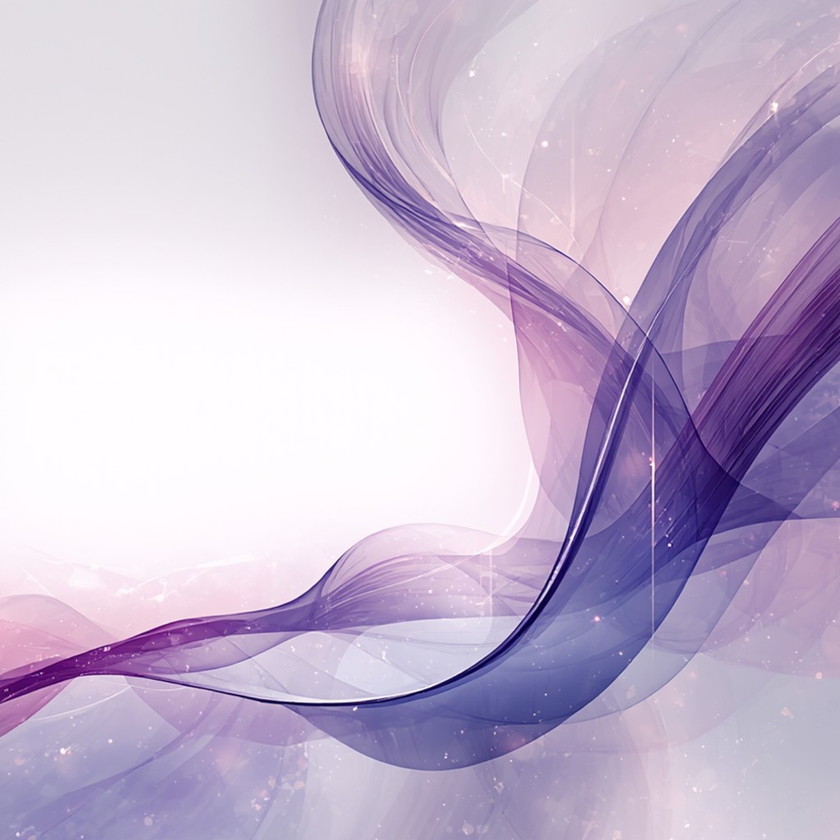
#> input picture project-backups/20260430-095632/assets/fundo-daat.png, 840 x 840 px, shrunk from 1024 x 1024 before the run
$ python remove_black_bg.py ../assets/fundo-daat.png 100
#> lines starting #> are read from the running program, lines starting #| are printed output that depends on the picture
#!/usr/bin/env python3
"""
Substitui o fundo preto conectado às bordas do PNG por branco (flood fill).
Preserva formas escuras que não tocam a borda.
"""
from __future__ import annotations

import sys
from collections import deque

from PIL import Image


def main() -> int:
    path = sys.argv[1] if len(sys.argv) > 1 else "assets/daat-midia-hero-grafico.png"
    threshold = int(sys.argv[2]) if len(sys.argv) > 2 else 42

    img = Image.open(path).convert("RGBA")
    w, h = img.size
#> w = 840; h = 840
    px = img.load()

    def is_bg_pixel(r: int, g: int, b: int, a: int) -> bool:
        if a < 30:
            return True
        return max(r, g, b) <= threshold

    visited = [bytearray(w) for _ in range(h)]
    q: deque[tuple[int, int]] = deque()

    for x in range(w):
        for y in (0, h - 1):
            r, g, b, a = px[x, y]
            if is_bg_pixel(r, g, b, a):
                q.append((x, y))
    for y in range(h):
        for x in (0, w - 1):
            r, g, b, a = px[x, y]
            if is_bg_pixel(r, g, b, a):
                q.append((x, y))

    while q:
        x, y = q.popleft()
        if visited[y][x]:
            continue
        r, g, b, a = px[x, y]
        if not is_bg_pixel(r, g, b, a):
            continue
        visited[y][x] = 1
        px[x, y] = (255, 255, 255, 255)
        for dx, dy in ((-1, 0), (1, 0), (0, -1), (0, 1)):
            nx, ny = x + dx, y + dy
            if 0 <= nx < w and 0 <= ny < h and not visited[ny][nx]:
                q.append((nx, ny))
#> this loop made 6999 passes
#> (x, y, r, g, b) on passes 1 to 3: (839, 285, 77, 35, 99), (839, 300, 54, 14, 81), (839, 301, 62, 24, 91)
#> after the loop, visited = 840 items

    img.save(path, optimize=True)
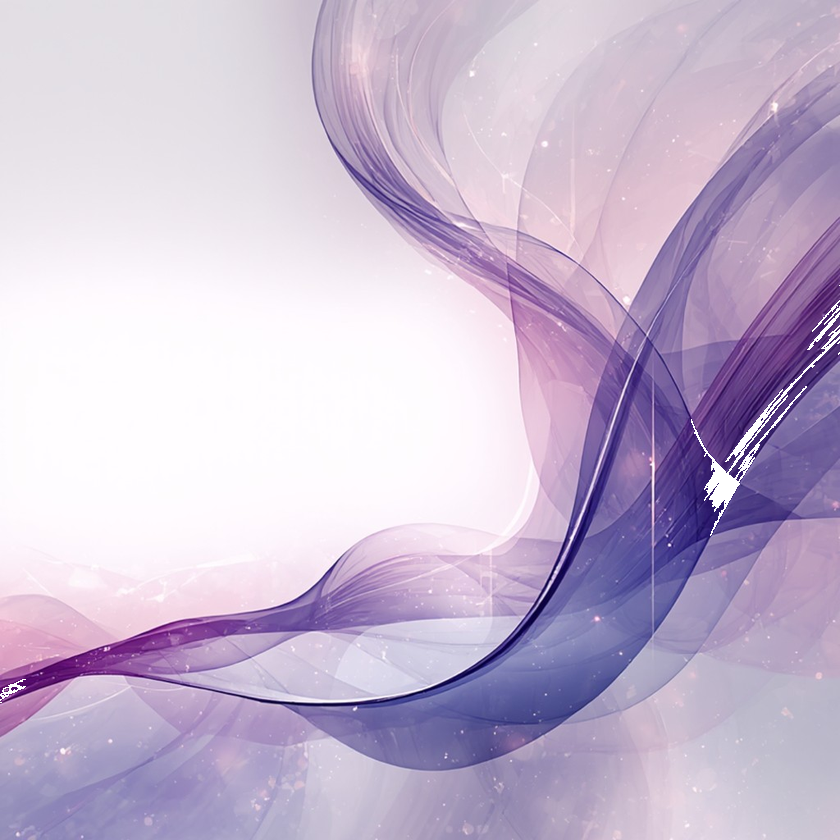
#> saved as fundo-daat.png: PIL image 840x840 RGBA; mean R, G, B, A 199.3, 184.8, 209.7, 255
    print(f"OK: {path} (threshold={threshold})")
    return 0


if __name__ == "__main__":
    raise SystemExit(main())
#> (the program exits here)

$ run again, on project-backups/20260430-095632/assets/prova-social-camargo-notebook.png
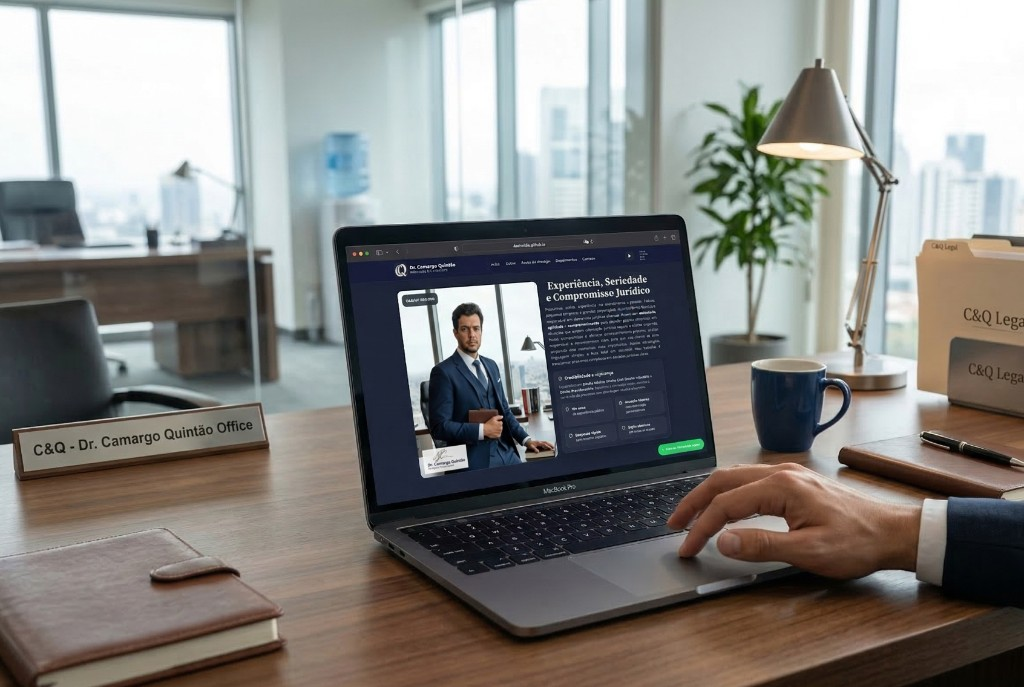
#> input picture project-backups/20260430-095632/assets/prova-social-camargo-notebook.png, 1024 x 687 px
#> the loop in main, `while q:` made 429948 passes
#> (x, r, g, b) on passes 1 to 3: (0, 74, 53, 36), (1, 71, 50, 33), (2, 68, 46, 32)
#> after the loop in main, `while q:`: visited = 687 items
#> in main, `img.save(path, optimize=True)`:
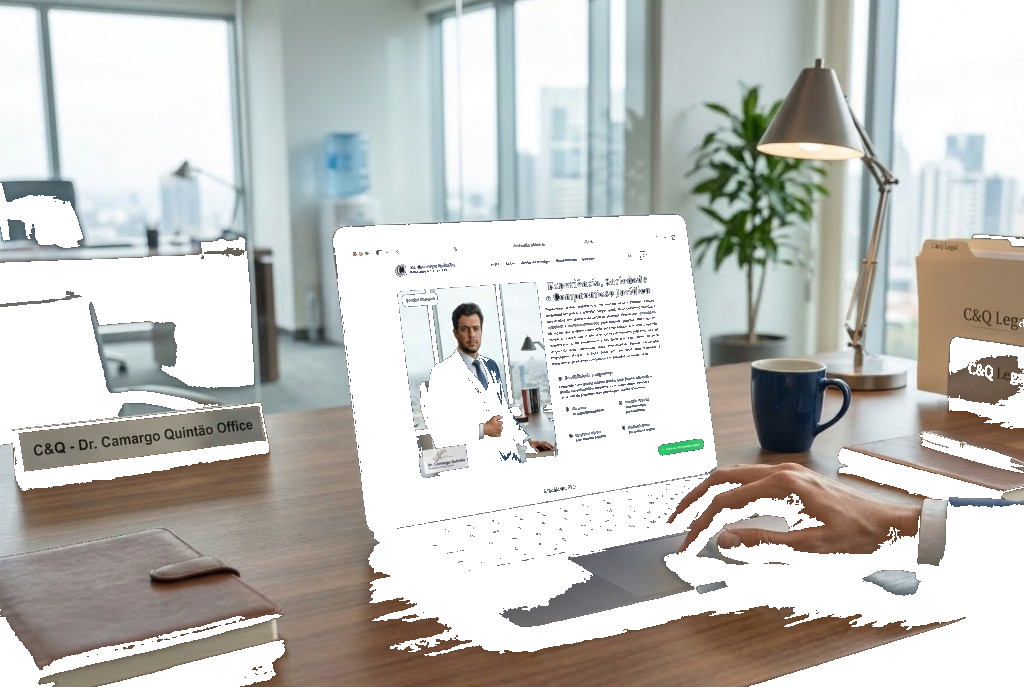
#> saved as prova-social-camargo-notebook.png: PIL image 1024x687 RGBA; mean R, G, B, A 194.3, 194.3, 190.7, 255
